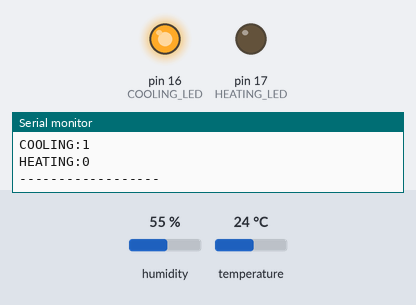
Simulated run of this sketch. Board: Arduino Uno, built with avr-gcc and run on an emulated ATmega328P. Parts: output pins drawn as LEDs (lit = HIGH), the last lines printed to the serial monitor. The inputs (shaded band) are chosen by the test bench; at power-on: temperature 24 °C, humidity 55 %.

Above: at 2.8 s.
2.9 s: temperature set to 22 °C
At 4.5 s:
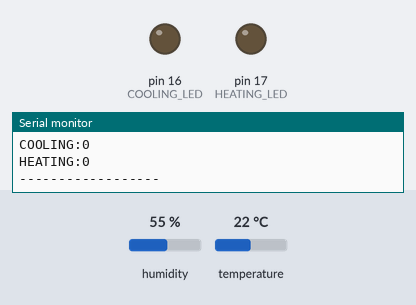
5.6 s: temperature set to 19 °C
At 6.9 s:
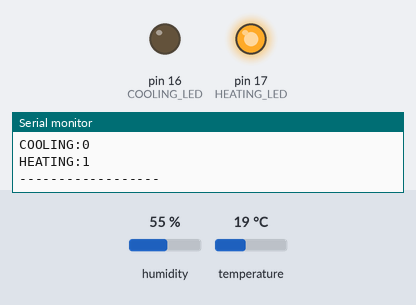
8.3 s: temperature set to 28 °C
At 10.6 s:
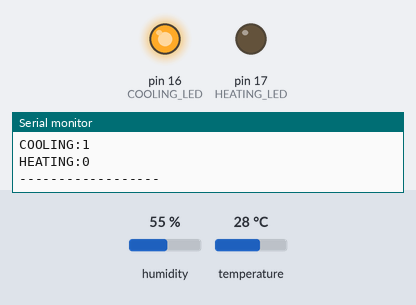
11.6 s: temperature set to 12 °C
At 13.1 s:
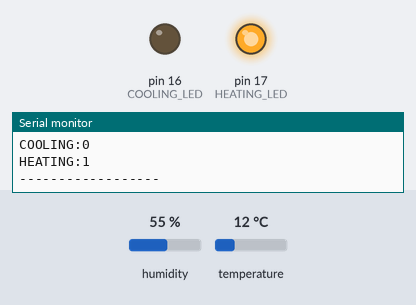
Timing chart, 0 to 14.6 s (numbered marks = the images above; inputs shaded):
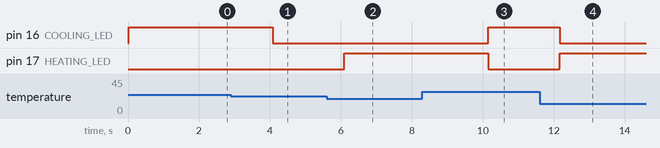

Measured:
- the behaviour switches between 24 and 23 °C on temperature (found by bisection; images 0 and 1)
- the behaviour switches between 21 and 20 °C on temperature (found by bisection; images 1 and 2)
- after the input at 2.9 s, pin 16 (COOLING_LED): HIGH → LOW after 1.2 s
- after the input at 5.6 s, pin 17 (HEATING_LED): LOW → HIGH after 0.50 s
- after the input at 8.3 s, pin 16 (COOLING_LED): LOW → HIGH after 1.9 s; pin 17 (HEATING_LED): HIGH → LOW after 1.9 s
- after the input at 11.6 s, pin 16 (COOLING_LED): HIGH → LOW after 0.58 s; pin 17 (HEATING_LED): LOW → HIGH after 0.58 s

The sketch:

SmartClimatePico.ino
```cpp
#include "DHTSensor.h"
#include "ClimateController.h"


// Pin initialization
#define DHT_PIN 15
#define DHT_TYPE DHT11

#define COOLING_LED 16
#define HEATING_LED 17

// Objects
DHTSensor sensor(DHT_PIN, DHT_TYPE);
ClimateController climate;

// Variables
float temperature;
float humidity;

// Setup
void setup()
{
    Serial.begin(115200);

    pinMode(COOLING_LED, OUTPUT);
    pinMode(HEATING_LED, OUTPUT);

    sensor.begin();
    climate.begin();

    Serial.println("Smart Climate Control Started");
}

// Main Loop
void loop()
{
    // Read sensor values
    sensor.readSensor();

    temperature = sensor.getTemperature();
    humidity = sensor.getHumidity();

    // Update climate controller
    climate.update(temperature, humidity);

    // Control LEDs
    digitalWrite(COOLING_LED, climate.isCoolingOn());

    digitalWrite(HEATING_LED, climate.isHeatingOn());

    // Send data to Java
    Serial.print("TEMP:");
    Serial.println(temperature);

    Serial.print("HUM:");
    Serial.println(humidity);

    Serial.print("TARGET:");
    Serial.println(climate.getTargetTemperature());

    Serial.print("COOLING:");
    Serial.println(climate.isCoolingOn());

    Serial.print("HEATING:");
    Serial.println(climate.isHeatingOn());

    Serial.println("------------------");

    delay(2000);
}
```

ClimateController.cpp
```cpp
#include "ClimateController.h"

// This is the constructor
ClimateController::ClimateController()
{
    targetTemperature = 22.0;      // Default target temperature
    currentTemperature = 0.0;
    currentHumidity = 0.0;

    coolingOn = false;
    heatingOn = false;
}

// Initializes the controller
void ClimateController::begin()
{

}

// Updates with current room conditions
void ClimateController::update(float temperature, float humidity)
{
    currentTemperature = temperature;
    currentHumidity = humidity;

    // Climate control logic
    if (currentTemperature > targetTemperature + 1)
    {
        coolingOn = true;
        heatingOn = false;
    }
    else if (currentTemperature < targetTemperature - 1)
    {
        heatingOn = true;
        coolingOn = false;
    }
    else
    {
        heatingOn = false;
        coolingOn = false;
    }
}

// Sets desired room temperature
void ClimateController::setTargetTemperature(float target)
{
    targetTemperature = target;
}

// Returns target temperature
float ClimateController::getTargetTemperature()
{
    return targetTemperature;
}

// Checks if cooling is already on
bool ClimateController::isCoolingOn()
{
    return coolingOn;
}

// Checks if heating is already on
bool ClimateController::isHeatingOn()
{
    return heatingOn;
}
```

ClimateController.h
```cpp
#ifndef CLIMATECONTROLLER_H
#define CLIMATECONTROLLER_H

#include <Arduino.h>

class ClimateController
{
private:
    float targetTemperature;
    float currentTemperature;
    float currentHumidity;

    bool coolingOn;
    bool heatingOn;

public:
    // This is the constructor
    ClimateController();

    // Initializes the controller
    void begin();

    // Updates with the current room temperature and humidity
    void update(float temperature, float humidity);

    // Sets room temperature target
    void setTargetTemperature(float target);

    // Gets current target temperature
    float getTargetTemperature();

    // Checks the system's current status
    bool isCoolingOn();

    bool isHeatingOn();
};

#endif
```

DHTSensor.cpp
```cpp
#include "DHTSensor.h" // Givs .cpp file access to class in DHTSensor.h

// This is the constructor
DHTSensor::DHTSensor(uint8_t pin, uint8_t type)
    : dht(pin, type)
{
    temperature = 0.0;
    humidity = 0.0;
}

// Initialize the DHT11 sensor
void DHTSensor::begin()
{
    dht.begin();
}

// Reads the temperature and humidity from the DHT11 sensor
void DHTSensor::readSensor()
{
    temperature = dht.readTemperature();
    humidity = dht.readHumidity();
}

// Returns the current temperature
float DHTSensor::getTemperature()
{
    return temperature;
}

// Return the current humidity
float DHTSensor::getHumidity()
{
    return humidity;
}
```

DHTSensor.h
```cpp
#ifndef DHTSENSOR_H
#define DHTSENSOR_H

#include <Arduino.h>
#include <DHT.h>

class DHTSensor
{
private:
    DHT dht;
    float temperature;
    float humidity;

public:
    // Constructor
    DHTSensor(uint8_t pin, uint8_t type);

    // Initialize the sensor
    void begin();

    // Read the sensor
    void readSensor();

    // Return the latest readings
    float getTemperature();

    float getHumidity();
};

#endif
```
